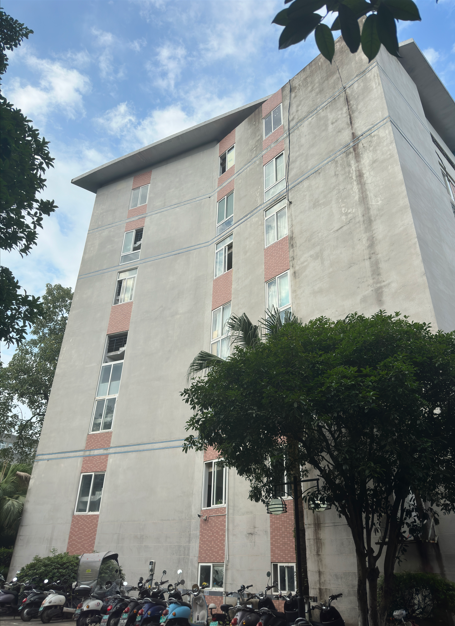
#> input picture image05.png, 455 x 626 px
$ python test.py
#> lines starting #> are read from the running program, lines starting #| are printed output that depends on the picture; after the words box and inside, x2 and y2 are one past the last pixel; in counts of white or black regions, pixels touching at a corner belong together; long printed decimals are rounded
import cv2
import numpy as np
from scipy import signal
import math
import matplotlib.pyplot as plt
from PIL import ImageEnhance

def getClosenessWeight(sigma_g,H,W):
    r,c=np.mgrid[0:H:1,0:W:1]
    r-=(H-1)//2
    c-=int(W-1)//2
    closeWeight=np.exp(-0.5*(np.power(r,2)+np.power(c,2))/math.pow(sigma_g,2))
    return closeWeight
def bfltGray(I,H,W,sigma_g,sigma_d):
    closenessWeight=getClosenessWeight(sigma_g,H,W)
    cH=(H-1)//2
    cW=(W-1)//2
    rows,cols=I.shape
    bfltGrayImage=np.zeros(I.shape,np.float32)
    for r in range(rows):
        for c in range(cols):
            pixel=I[r][c]
            rTop=0 if r-cH<0 else r-cH
            rBottom=rows-1 if r+cH>rows-1 else r+cH
            cLeft=0 if c-cW<0 else c-cW
            cRight=cols-1 if c+cW>cols-1 else c+cW
            region=I[rTop:rBottom+1,cLeft:cRight+1]
            similarityWeightTemp=np.exp(-0.5*np.power(region-pixel,2.0)/math.pow(sigma_d,2))
            closenessWeightTemp=closenessWeight[rTop-r+cH:rBottom-r+cH+1,cLeft-c+cW:cRight-c+cW+1]
            weightTemp=similarityWeightTemp*closenessWeightTemp
            weightTemp=weightTemp/np.sum(weightTemp)
            bfltGrayImage[r][c]=np.sum(region*weightTemp)
    return bfltGrayImage

def convolve(filter,mat,padding,strides):
    '''
    :param filter:卷积核，必须为二维(2 x 1也算二维) 否则返回None
    :param mat:图片
    :param padding:对齐
    :param strides:移动步长
    :return:返回卷积后的图片。(灰度图，彩图都适用)
    '''
    result = None
    filter_size = filter.shape
    mat_size = mat.shape
    if len(filter_size) == 2:
        if len(mat_size) == 3:
            channel = []
            for i in range(mat_size[-1]):
                pad_mat = np.pad(mat[:,:,i], ((padding[0], padding[1]), (padding[2], padding[3])), 'constant')
                temp = []
                for j in range(0,mat_size[0],strides[1]):
                    temp.append([])
                    for k in range(0,mat_size[1],strides[0]):
                        val = (filter*pad_mat[j:j+filter_size[0],k:k+filter_size[1]]).sum()
                        temp[-1].append(val)
                channel.append(np.array(temp))

            channel = tuple(channel)
            result = np.dstack(channel)
        elif len(mat_size) == 2:
            channel = []
            pad_mat = np.pad(mat, ((padding[0], padding[1]), (padding[2], padding[3])), 'constant')
            for j in range(0, mat_size[0], strides[1]):
                channel.append([])
                for k in range(0, mat_size[1], strides[0]):
                    val = (filter * pad_mat[j:j + filter_size[0],k:k + filter_size[1]]).sum()
                    channel[-1].append(val)


            result = np.array(channel)


    return result

def linear_convolve(filter,mat,padding=None,strides=[1,1]):
    '''
    :param filter:线性卷积核
    :param mat:图片
    :param padding:对齐
    :param strides:移动步长
    :return:返回卷积后的图片。(灰度图，彩图都适用) 若不是线性卷积核，返回None
    '''
    result = None
    filter_size = filter.shape
    if len(filter_size) == 2 and 1 in filter_size:
        if padding == None or len(padding) < 2:
            if filter_size[1] == 1:
                padding = [filter_size[0]//2,filter_size[0]//2]
            elif filter_size[0] == 1:
                padding = [filter_size[1]//2,filter_size[1]//2]
        if filter_size[0] == 1:
            result = convolve(filter,mat,[0,0,padding[0],padding[1]],strides)
        elif filter_size[1] == 1:
            result = convolve(filter, mat, [padding[0],padding[1],0,0], strides)

    return result

def _2_dim_divided_convolve(filter,mat):
    '''

    :param filter: 线性卷积核,必须为二维(2 x 1也算二维) 否则返回None
    :param mat: 图片
    :return: 卷积后的图片,(灰度图，彩图都适用) 若不是线性卷积核，返回None
    '''
    result = None
    if 1 in filter.shape:
        result = linear_convolve(filter,mat)
        result = linear_convolve(filter.T,result)

    return result

def judgeConnect(m2,threshold):
    e = 0.01
    s = []
    cood = []
    for i in range(m2.shape[0]):
        cood.append([])
        for j in range(m2.shape[1]):
            cood[-1].append([i,j])
            if abs(m2[i,j] - 255) < e:
                s.append([i,j])
    cood = np.array(cood)

    while not len(s) == 0:
        index = s.pop()
        jud = m2[max(0, index[0] - 1):min(index[0] + 2, m2.shape[1]), max(0, index[1] - 1):min(index[1] + 2, m2.shape[0])]
        jud_i = cood[max(0, index[0] - 1):min(index[0] + 2, cood.shape[1]), max(0, index[1] - 1):min(index[1] + 2, cood.shape[0])]
        jud = (jud > threshold[0])&(jud < threshold[1])
        jud_i = jud_i[jud]
        for i in range(jud_i.shape[0]):
            s.append(list(jud_i[i]))
            m2[jud_i[i][0],jud_i[i][1]] = 255

    return m2


def DecideAndConnectEdge(g_l,g_t,threshold = None):
    if threshold == None:
        lower_boundary = g_l.mean()*0.5
        threshold = [lower_boundary,lower_boundary*3]
        print(threshold)
        # threshold = [20, 50]
    result = np.zeros(g_l.shape)

    for i in range(g_l.shape[0]):
        for j in range(g_l.shape[1]):
            isLocalExtreme = True
            eight_neiborhood = g_l[max(0,i-1):min(i+2,g_l.shape[0]),max(0,j-1):min(j+2,g_l.shape[1])]
            if eight_neiborhood.shape == (3,3):
                if g_t[i,j] <= -1:
                    x = 1/g_t[i,j]
                    first = eight_neiborhood[0,1] + (eight_neiborhood[0,1] - eight_neiborhood[0,0])*x
                    x = -x
                    second = eight_neiborhood[2,1] + (eight_neiborhood[2,2] - eight_neiborhood[2,1])*x
                    if not (g_l[i,j] > first and g_l[i,j] > second):
                        isLocalExtreme = False
                elif g_t[i,j] >= 1:
                    x = 1 / g_t[i, j]
                    first = eight_neiborhood[0, 1] + (eight_neiborhood[0, 2] - eight_neiborhood[0, 1]) * x
                    x = -x
                    second = eight_neiborhood[2, 1] + (eight_neiborhood[2, 1] - eight_neiborhood[2, 0]) * x
                    if not (g_l[i, j] > first and g_l[i, j] > second):
                        isLocalExtreme = False
                elif g_t[i,j] >= 0 and g_t[i,j] < 1:
                    y = g_t[i, j]
                    first = eight_neiborhood[1, 2] + (eight_neiborhood[0, 2] - eight_neiborhood[1, 2]) * y
                    y = -y
                    second = eight_neiborhood[1, 0] + (eight_neiborhood[1, 0] - eight_neiborhood[2, 0]) * y
                    if not (g_l[i, j] > first and g_l[i, j] > second):
                        isLocalExtreme = False
                elif g_t[i,j] < 0 and g_t[i,j] > -1:
                    y = g_t[i, j]
                    first = eight_neiborhood[1, 2] + (eight_neiborhood[1, 2] - eight_neiborhood[2, 2]) * y
                    y = -y
                    second = eight_neiborhood[1, 0] + (eight_neiborhood[0, 0] - eight_neiborhood[1, 0]) * y
                    if not (g_l[i, j] > first and g_l[i, j] > second):
                        isLocalExtreme = False
            if isLocalExtreme:
                result[i,j] = g_l[i,j]       #非极大值抑制

    result[result>=threshold[1]] = 255
    result[result<=threshold[0]] = 0


    result = judgeConnect(result,threshold)
    result[result!=255] = 0
    return result

def OneDimensionStandardNormalDistribution(x,sigma):
    E = -0.5/(sigma*sigma)
    return 1/(math.sqrt(2*math.pi)*sigma)*math.exp(x*x*E)

def lines_detector_hough(edge, ThetaDim=None, DistStep=None, threshold=100, halfThetaWindowSize=2,
                         halfDistWindowSize=None):
    '''
    :param edge: 经过边缘检测得到的二值图
    :param ThetaDim: hough空间中theta轴的刻度数量(将[0,pi)均分为多少份),反应theta轴的粒度,越大粒度越细
    :param DistStep: hough空间中dist轴的划分粒度,即dist轴的最小单位长度
    :param threshold: 投票表决认定存在直线的起始阈值
    :return: 返回检测出的所有直线的参数(theta,dist)

    '''
    imgsize = edge.shape
    if ThetaDim == None:
        ThetaDim = 90
    if DistStep == None:
        DistStep = 1
    MaxDist = np.sqrt(imgsize[0] ** 2 + imgsize[1] ** 2)
    DistDim = int(np.ceil(MaxDist / DistStep))

    if halfDistWindowSize == None:
        halfDistWindowSize = int(DistDim / 50)
    accumulator = np.zeros((ThetaDim, DistDim))  # theta的范围是[0,pi). 在这里将[0,pi)进行了线性映射.类似的,也对Dist轴进行了线性映射

    sinTheta = [np.sin(t * np.pi / ThetaDim) for t in range(ThetaDim)]
    cosTheta = [np.cos(t * np.pi / ThetaDim) for t in range(ThetaDim)]

    for i in range(imgsize[0]):
        for j in range(imgsize[1]):
            if not edge[i, j] == 0:
                for k in range(ThetaDim):
                    accumulator[k][int(round((i * cosTheta[k] + j * sinTheta[k]) * DistDim / MaxDist))] += 1

    M = accumulator.max()

    if threshold == None:
        threshold = int(M * 2.3875 / 17)
        print(threshold)
    result = np.array(np.where(accumulator > threshold))  # 阈值化
    temp = [[], []]
    for i in range(result.shape[1]):
        eight_neiborhood = accumulator[
                           max(0, result[0, i] - halfThetaWindowSize + 1):min(result[0, i] + halfThetaWindowSize,
                                                                              accumulator.shape[0]),
                           max(0, result[1, i] - halfDistWindowSize + 1):min(result[1, i] + halfDistWindowSize,
                                                                             accumulator.shape[1])]
        if (accumulator[result[0, i], result[1, i]] >= eight_neiborhood).all():
            temp[0].append(result[0, i])
            temp[1].append(result[1, i])

    result = np.array(temp)  # 非极大值抑制

    result = result.astype(np.float64)
    result[0] = result[0] * np.pi / ThetaDim
    result[1] = result[1] * MaxDist / DistDim

    return result


def drawLines(lines, edge, color=(255, 0, 0), err=3):
    if len(edge.shape) == 2:
        result = np.dstack((edge, edge, edge))
    else:
        result = edge
    Cos = np.cos(lines[0])
    Sin = np.sin(lines[0])

    for i in range(edge.shape[0]):
        for j in range(edge.shape[1]):
            e = np.abs(lines[1] - i * Cos - j * Sin)
            if (e < err).any():
                result[i, j] = color

    return result


if __name__ == '__main__':

    sobel_kernel_y = np.array([[-1, -2, -1], [0, 0, 0], [1, 2, 1]])
    sobel_kernel_x = np.array([[-1, 0, 1], [-2, 0, 2], [-1, 0, 1]])

    # [22 lines of commented-out code are left out]
    filename = 'image05.png'

    img = plt.imread(filename).copy()
#> img is the input picture: shape (626, 455, 3) float32; mean R, G, B 0.5, 0.531, 0.534

    image = cv2.cvtColor(img, cv2.COLOR_RGB2GRAY)
    # image = cv2.equalizeHist(image)
    # cv2.imshow("yuantu", image)
    image = image / 255.0
    bfltImage = bfltGray(image, 5, 5, 19, 0.2)
#> after the loop in bfltGray, `for r in range(rows):`:
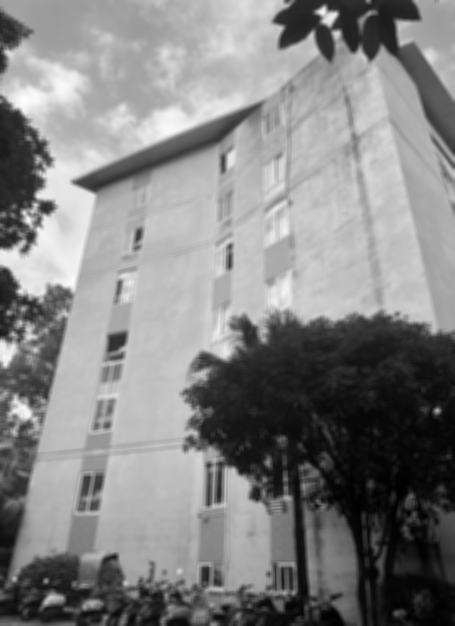
#> bfltGrayImage: shape (626, 455) float32; min 0.000167, max 0.0038, mean 0.00205; drawn with min black and max white
    # cv2.imshow("hou", bfltImage)


    img3 = convolve(sobel_kernel_x, bfltImage, [1, 1, 1, 1], [1, 1])
#> in convolve, `pad_mat = np.pad(mat, ((padding[0], padding[1]), (padding[2], padding[..`:
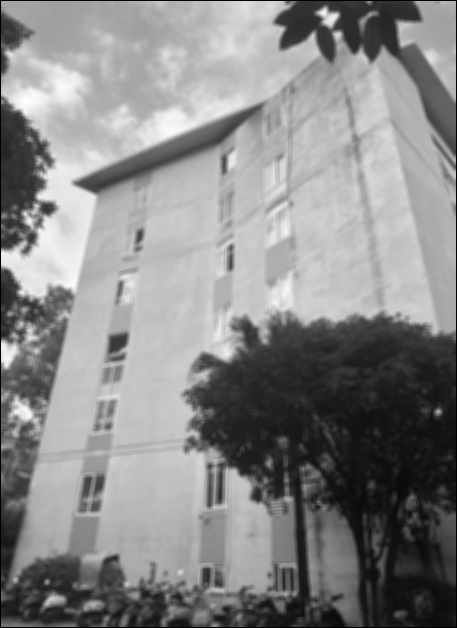
#> pad_mat: shape (628, 457) float32; min 0, max 0.0038, mean 0.00203; drawn with min black and max white
#> after the loop in convolve, `for j in range(0, mat_size[0], strides[1]):`: channel = 626 items
    img4 = convolve(sobel_kernel_y, bfltImage, [1, 1, 1, 1], [1, 1])

    gradiant_length = (img3 ** 2 + img4 ** 2) ** (1.0 / 2)
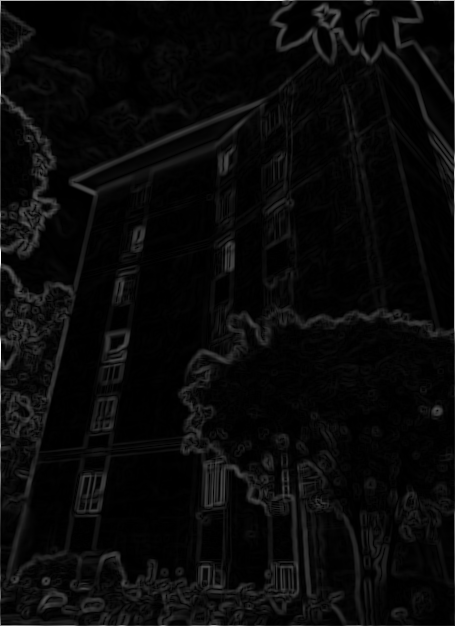
#> gradiant_length: shape (626, 455) float64; min 9.07e-08, max 0.0141, mean 0.000544; drawn with min black and max white

    img3 = img3.astype(np.float64)
    img4 = img4.astype(np.float64)
    img3[img3 == 0] = 0.00000001
    gradiant_tangent = img4 / img3

    # lower_boundary = 50
    final_img = DecideAndConnectEdge(gradiant_length, gradiant_tangent)
#> in DecideAndConnectEdge, `lower_boundary = g_l.mean()*0.5`: lower_boundary = 0.000272
#> in DecideAndConnectEdge, `threshold = [lower_boundary,lower_boundary*3]`: threshold = [0.000272, 0.000817]
#| [0.0002722, 0.0008167]
#> in DecideAndConnectEdge, `result[result>=threshold[1]] = 255`: result: shape (626, 455) float64; min 0, max 255, mean 15
#> in DecideAndConnectEdge, `result[result<=threshold[0]] = 0`: result: shape (626, 455) float64; min 0, max 255, mean 15
#> after the loop in judgeConnect, `while not len(s) == 0:`:
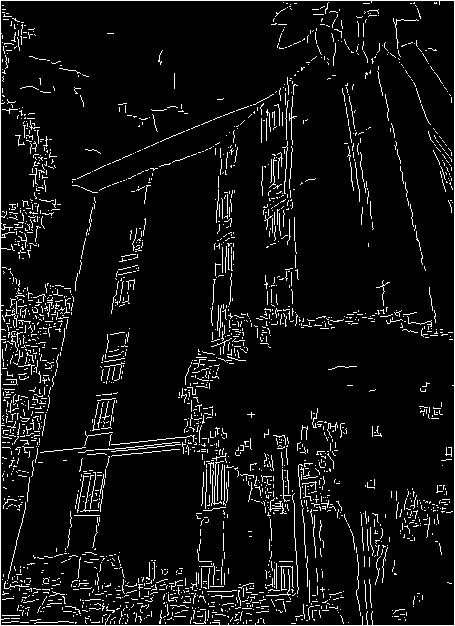
#> m2: shape (626, 455) float64; min 0, max 255, mean 16.8
#> after the loop in judgeConnect, `while not len(s) == 0:`: s = []
#> in DecideAndConnectEdge, `result[result!=255] = 0`: result: shape (626, 455) float64; 6.6% white in thin lines or dots
    print(final_img)
#> (printed output is left out)
    cv2.imshow('edge', final_img.astype(np.uint8))


    lines = lines_detector_hough(final_img)
#> after the loop in lines_detector_hough, `for i in range(imgsize[0]):`:
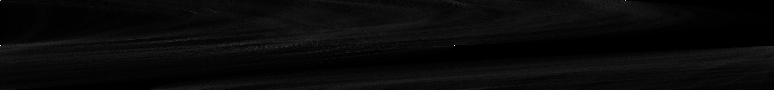
#> accumulator: shape (90, 774) float64; min 0, max 626, mean 24.2; drawn with min black and max white
    final_img = drawLines(lines, img)
#> in drawLines, `Cos = np.cos(lines[0])`: Cos = [1, 1, 0.995, 0.914, 0.174, 0.105, 0.0698, 0.0349, 0.0349, 0.0349, 6.12e-17, 6.12e-17, -0.0349, -0.0349, -0.0349, -0.105]
#> in drawLines, `Sin = np.sin(lines[0])`: Sin = [0, 0, 0.105, 0.407, 0.985, 0.995, 0.998, 0.999, 0.999, 0.999, 1, 1, 0.999, 0.999, 0.999, 0.995]
#> after the loop in drawLines, `for i in range(edge.shape[0]):`:
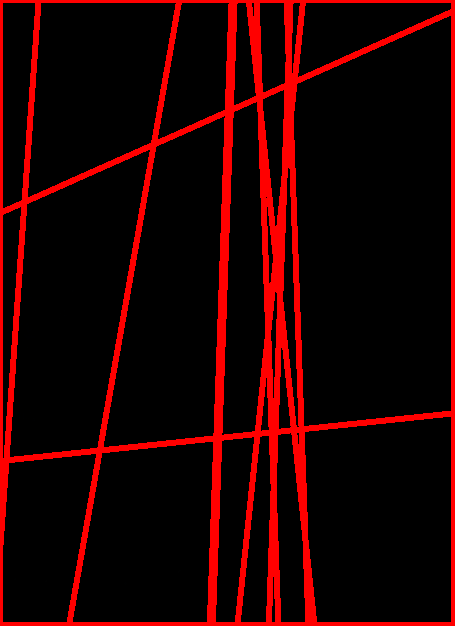
#> result: shape (626, 455, 3) float32; 14.1% of pixels changed, all inside (x1, y1, x2, y2) = (0, 0, 455, 626)
    plt.imshow(final_img, cmap='gray')
    plt.axis('off')
    plt.show()
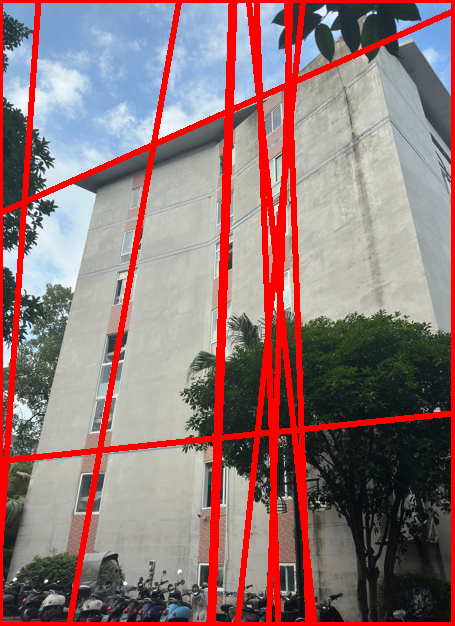
#> shown: shape (626, 455, 3) float32; mean R, G, B 0.577, 0.463, 0.465
